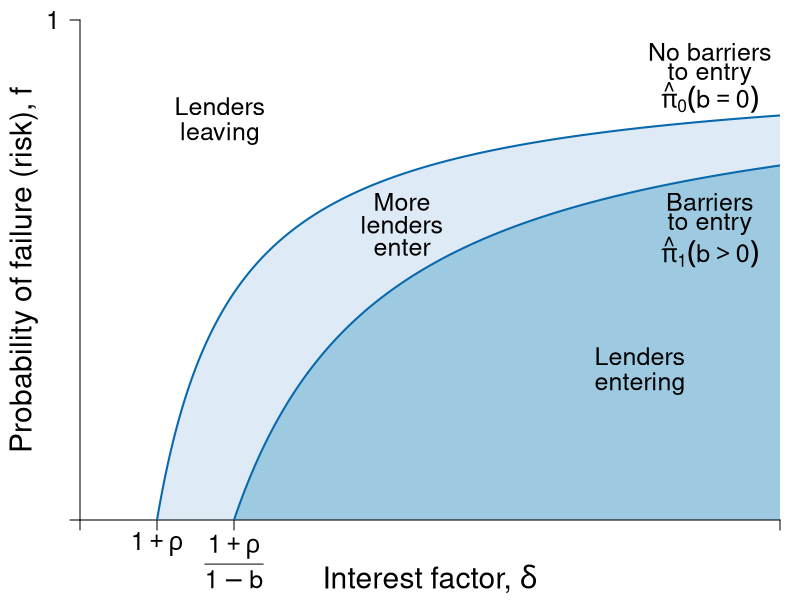

R code for this plot:
#' Graph Designer: Scott Cohn
#' Authors: Bowles and Halliday
#' Title: Coordination, Conflict and Competition: A Text in Microeconomics

library(shape)
pdf(file = "credit/credit_profit_barriers.pdf", width = 8, height = 6)

#Set parameters for graphics
pointsize <- 1.8
axislabelsize <- 1.8
labelsize <- 1.5
namesize <- 1.8
annotatesize <- 1.5
graphlinewidth <- 2
segmentlinewidth <- 1.5

COL <- c("#7fc97f", "#beaed4", "#fdc086", "#ffff99", "#386cb0", "#f0027f", "#bf5b17", "#666666")
COLA <- c("#e0f3db", "#99d8c9","#66c2a4","#41ae76", "#238b45", "#005824")
COLB <- c("#c6dbef", "#4eb3d3", "#2b8cbe", "#0868ac","#084081")
COLC <- c("#fcfbfd", "#efedf5", "#dadaeb", "#bcbddc", "#9e9ac8", "#807dba", "#6a51a3", "#54278f", "#3f007d")
grays <- gray.colors(25, start = 1, end = 0, alpha = 1)

#Edited the margins to cater for the larger LHS labels
par(mar =  c(4, 4, 1, 1))

brfFn <- function(delta, q = 1, k = 1) {
  .5 + (delta / (2 * q)) * (1 - k)
}

PCFn <- function(delta, q = 1) {
  delta/q
}

isoprofitFn <- function(delta, rho = 0.1, b = 0.5) {
  1 - ((1 + rho)/(1 - b))*(1/delta)
}

yFn <- function(d1, f1, q = 1){
  q*f1*(1 - f1) - d1*(1 - f1)
}

ylow <- function(delta, q = 1, ybar = 0.0625){
  (-sqrt(delta^2 - 2*delta*q + q^2 - 4*q*ybar) + delta + q)/(2*q)
}

yhigh <- function(delta, q = 1, ybar = 0.0625){
  (sqrt(delta^2 - 2*delta*q + q^2 - 4*q*ybar) + delta + q)/(2*q)
}

xlims <- c(0, 10)
ylims <- c(0, 1.1)

npts <- 501 
d1 <- seq(xlims[1], xlims[2], length.out = npts)
f1 <- seq(ylims[1], ylims[2], length.out = npts) 
a <- c(0.0625)

plot(0, 0, xlim = xlims, ylim = ylims, type = "n",
     xlab = expression(paste("")),
     ylab = expression(paste("")), 
     xaxt = "n", 
     yaxt = "n", 
     cex.lab = axislabelsize, 
     bty = "n",
     xaxs = "i", 
     yaxs = "i"
)


# ticksy <- c(ylims[1], 0.5, ylims[2] - 0.1)
# ylabels <- c(NA, expression(paste(f == frac(1,2))), 1)
ticksy <- c(ylims[1], ylims[2])
ylabels <- c(NA, 1)
ticksx <- c(xlims[1], (1 + 0.1)/(1 - 0), (1 + 0.1)/(1 - 0.5), xlims[2])
xlabels <- c(NA, expression(paste(1 + rho)), NA, NA)

text((1 + 0.1)/(1 - 0.5), - 0.09, expression(paste(frac(1 + rho, 1 - b))), xpd = TRUE, cex = labelsize) 


npts <- 503 
xx1 <- seq(xlims[1], xlims[2], length.out = npts)


# Polygon
COLD <- c("#deebf7", "#9ecae1")
xpoly <- seq(from = (1 + 0.1)/(1 - 0), to = xlims[2], length.out = 500)
ypoly <- isoprofitFn(xpoly, b = 0)
polygon(x = xpoly, y = ypoly, col = COLD[1], density = NULL, border = NA)

xpoly1 <- c((1 + 0.1)/(1 - 0), xlims[2], xlims[2])
ypoly1 <- c(0, 0, isoprofitFn(xlims[2], b = 0))
polygon(x = xpoly1, y = ypoly1, col = COLD[1], density = NULL, border = NA)

xpoly2 <- seq(from = (1 + 0.1)/(1 - 0.5), to = xlims[2], length.out = 500)
ypoly2 <- isoprofitFn(xpoly2, b = 0.5)
polygon(x = xpoly2, y = ypoly2, col = COLD[2], density = NULL, border = NA)

xpoly3 <- c((1 + 0.1)/(1 - 0.5), xlims[2], xlims[2])
ypoly3 <- c(0, 0, isoprofitFn(xlims[2], b = 0.5))
polygon(x = xpoly3, y = ypoly3, col = COLD[2], density = NULL, border = NA)

#segments(0.25, 0, xlims[2], isoprofitFn(xlims[2], b = 0.5), col = COLD[2])

axis(1, at = ticksx, pos = 0, labels = xlabels, cex.axis = labelsize)
axis(2, at = ticksy, pos = 0, labels = ylabels, las = 1, cex.axis = labelsize)


#Draw the graphs
# lines(xx1, brfFn(xx1, k = 0.28), col = COLA[4], lwd = graphlinewidth)
# lines(xx1, brfFn(xx1, k = 0.5), col = COLA[4], lwd = graphlinewidth)
# lines(xx1, brfFn(xx1, k = 0.75), col = COLA[4], lwd = graphlinewidth)
lines(xx1, isoprofitFn(xx1), col = COLB[4], lwd = graphlinewidth)
lines(xx1, isoprofitFn(xx1, b = 0), col = COLB[4], lwd = graphlinewidth)
#lines(xx1, isoprofitFn(xx1, pi = 0.5), col = COLB[4], lwd = graphlinewidth)


#Axis labels
#mtext(expression(paste("Interest factor, ", delta)), side = 1, line = 3.3, cex = axislabelsize)
text(0.5*(xlims[2]), - 0.13 , expression(paste("Interest factor, ", delta)), xpd = TRUE, cex = axislabelsize) 
text(-0.8, 0.5*(ylims[2]), expression(paste("Probability of failure (risk), ", f)), xpd = TRUE, cex = axislabelsize, srt = 90) 

#segments(0.39, -1, 0.39, brfFn(0.39, k = 0.75), lty = 2, col = grays[20] , lwd = segmentlinewidth)
#points(0.39, brfFn(0.39, k = 0.75), pch = 16, col = "black", cex = 1.5)
#text(0.39 + 0.025, brfFn(0.39, k = 0.75) - 0.03, expression(paste(b)), cex = labelsize)

#segments(1, -1, 1, brfFn(delta = 1, k = 0.5), lty = 2, col = grays[20] , lwd = segmentlinewidth)
#points(1, brfFn(1, k = 0.5), pch = 16, col = "black", cex = 1.5)
# text(1, brfFn(1, k = 0.5) + 0.04, expression(paste(n)), cex = labelsize)

#segments(.59, -1, 0.59, brfFn(delta = 0.59, k = 0.75), lty = 2, col = grays[20] , lwd = segmentlinewidth)
#points(0.59, brfFn(0.59, k = 0.75), pch = 16, col = "black", cex = 1.5)
#text(0.59 + 0.025, brfFn(0.59, k = 0.75) - 0.03, expression(paste(a)), cex = labelsize)

#segments(.7, -1, 0.7, brfFn(delta = 0.7, k = 0.28), lty = 2, col = grays[20] , lwd = segmentlinewidth)
#points(0.7, brfFn(0.7, k = 0.28), pch = 16, col = "black", cex = 1.5)

# ZPC
# text(1.35, 0.925, expression(paste(hat(pi)[0]^{t==0} == 1 + rho[0])), cex = labelsize, xpd = TRUE)
# text(1.35, 0.75, expression(paste(hat(pi)[0]^{t==1} == 1 + rho[1])), cex = labelsize, xpd = TRUE)

text(9, 1.03, expression(paste("No barriers")), cex = labelsize)
text(9, 0.98, expression(paste("to entry")), cex = labelsize)
text(9, 0.93, expression(paste(hat(pi)[0]({b==0}) )), cex = labelsize, xpd = TRUE)

text(9, 0.7, expression(paste("Barriers")), cex = labelsize)
text(9, 0.65, expression(paste("to entry")), cex = labelsize)
text(9, 0.59, expression(paste(hat(pi)[1]({b>0}) )), cex = labelsize, xpd = TRUE)





# text(1.1, 1.08, expression(paste("BRF of previously excluded")), cex = labelsize, xpd = TRUE)
# text(1.1, 1.02, expression(paste("now marginal borrower")), cex = labelsize, xpd = TRUE)
# Arrows(1.1, 0.98, 1.1, 0.92, col = "black", lty = 1, lwd = 2, arr.type = "triangle", arr.lwd = 0.5)
# 
# text(1.1, 0.5, expression(paste("BRF of")), cex = labelsize)
# text(1.1, 0.44, expression(paste("wealthy borrower")), cex = labelsize)
# Arrows(1.1, 0.53, 1.1, 0.6, col = "black", lty = 1, lwd = 2, arr.type = "triangle", arr.lwd = 0.5)
# 
# 
# text(0.6, 0.91, expression(paste("BRF of previously")), cex = labelsize)
# text(0.6, 0.85, expression(paste("marginal borrower")), cex = labelsize)
# Arrows(0.6, 0.82, 0.6, 0.68, col = "black", lty = 1, lwd = 2, arr.type = "triangle", arr.lwd = 0.5)

#text(0.49, 0.15, expression(paste("Policy")), cex = labelsize)
#text(0.49, 0.09, expression(paste("Change")), cex = labelsize)

# text(4.7, 0.7, expression(paste("Barriers")), cex = labelsize)
# text(4.7, 0.65, expression(paste("decrease")), cex = labelsize)




#Arrows(5.5, 0.62, 3.2, 0.62, col = "black", code = 1, lty = 1, lwd = 2, arr.type = "triangle", arr.lwd = 0.5)


#Labels for lenders entering and leaving
text(2, 0.91, expression(paste("Lenders")), cex = labelsize)
text(2, 0.85, expression(paste("leaving")), cex = labelsize)

text(8, 0.36, expression(paste("Lenders")), cex = labelsize)
text(8, 0.3, expression(paste("entering")), cex = labelsize)

text(4.6, 0.7, expression(paste("More")), cex = labelsize)
text(4.6, 0.65, expression(paste("lenders")), cex = labelsize)
text(4.6, 0.6, expression(paste("enter")), cex = labelsize)

dev.off()
